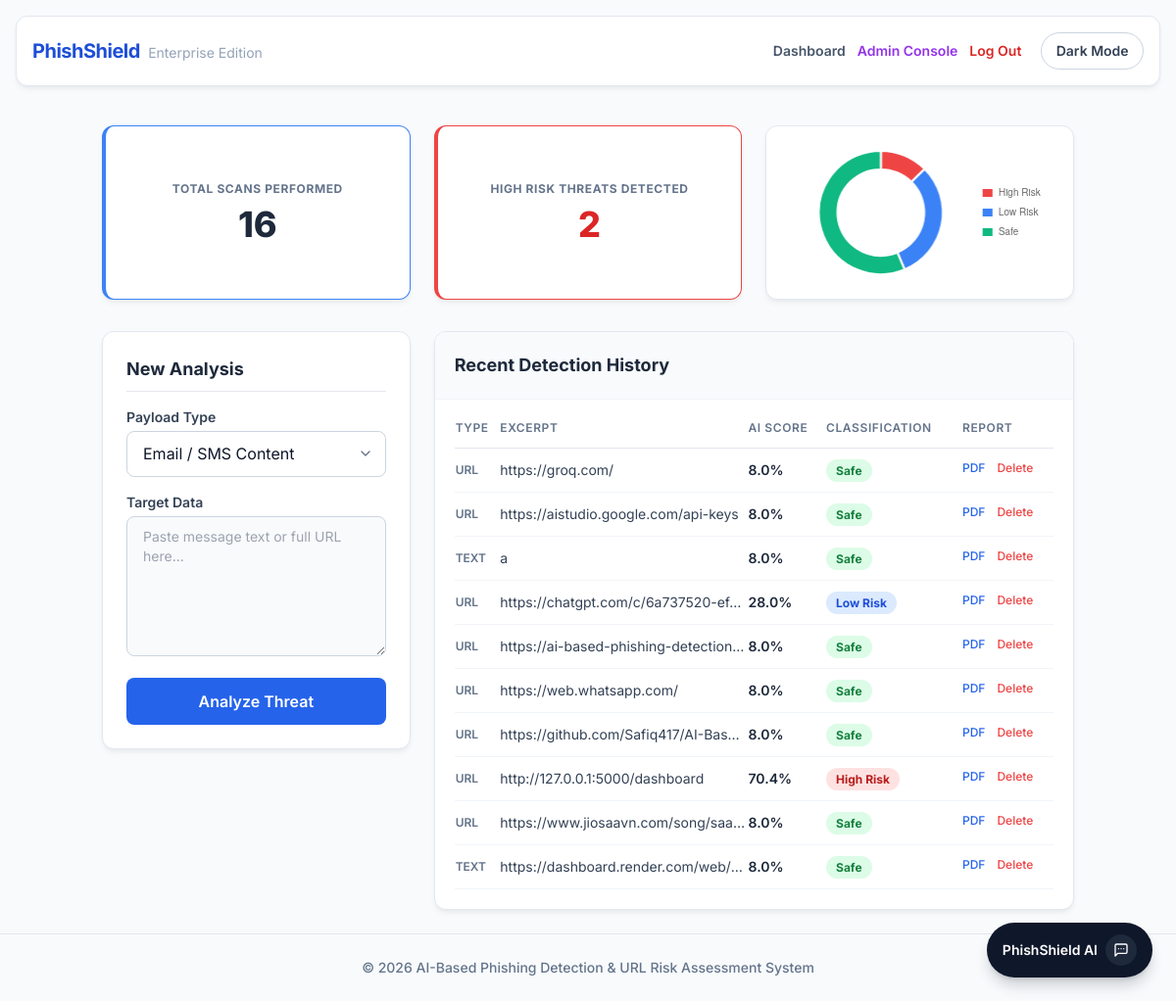
/dashboard (signed in), run on an earlier commit of the app's database.
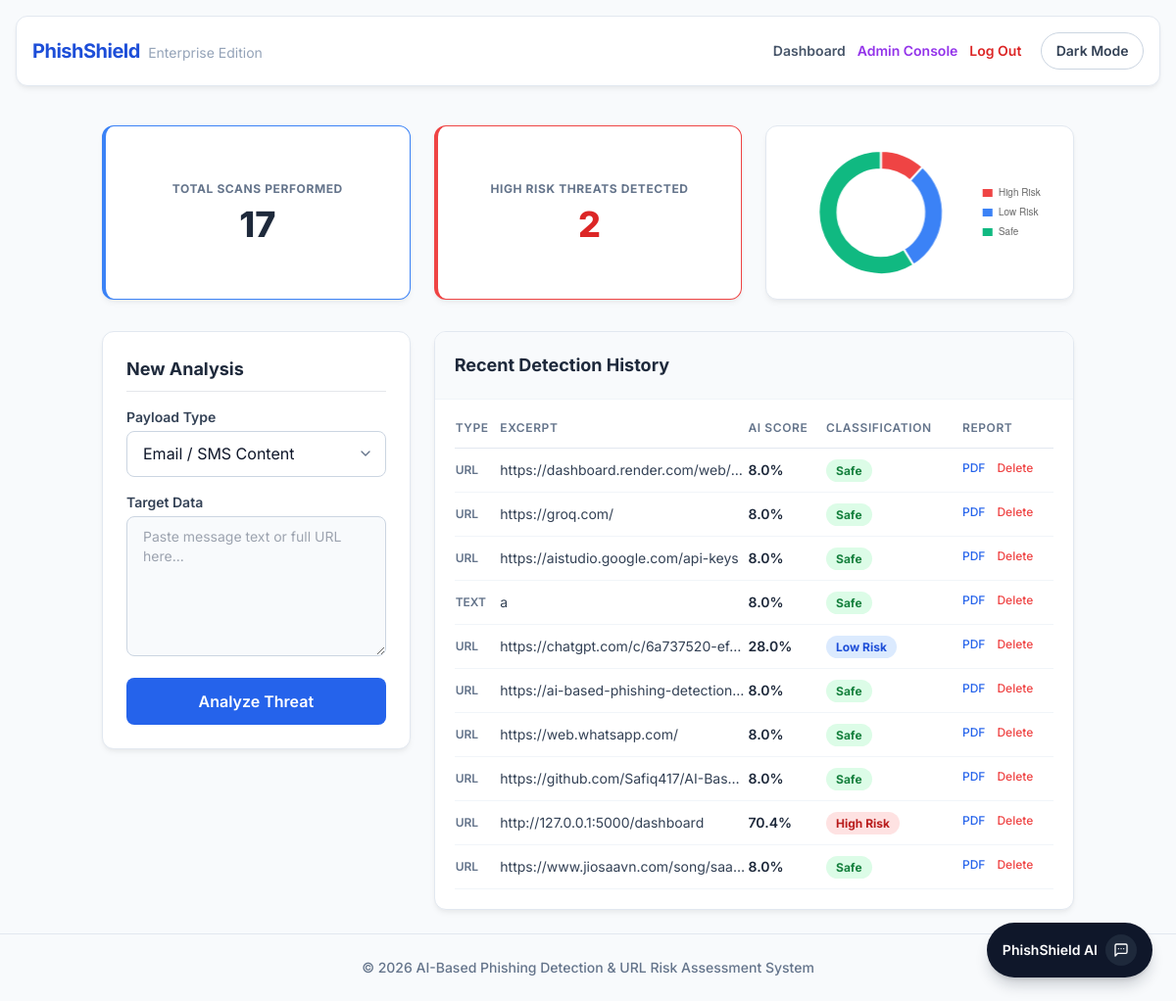
And on a later commit of the database.
### tables this page shows
CREATE TABLE history (
            id INTEGER PRIMARY KEY AUTOINCREMENT,
            user_id INTEGER,
            input_type TEXT,
            content TEXT,
            score REAL,
            risk_level TEXT,
            timestamp DATETIME DEFAULT CURRENT_TIMESTAMP,
            FOREIGN KEY(user_id) REFERENCES users(id)
        );

### app.py (the view, shortened to what this page needs)
@app.route('/dashboard', methods=['GET', 'POST'])
def dashboard():
    if 'user_id' not in session:
        return redirect(url_for('login'))
    conn = sqlite3.connect(DB_PATH)
    c = conn.cursor()
    c.execute("SELECT COUNT(*) FROM history WHERE user_id = ?", (session['user_id'],))
    total_scans = c.fetchone()[0]
    c.execute("SELECT COUNT(*) FROM history WHERE user_id = ? AND risk_level IN ('High Risk', 'Critical')", (session['user_id'],))
    total_threats = c.fetchone()[0]
    c.execute("SELECT * FROM history WHERE user_id = ? ORDER BY timestamp DESC LIMIT 10", (session['user_id'],))
    user_history = c.fetchall()
    c.execute("SELECT risk_level, COUNT(*) FROM history WHERE user_id = ? GROUP BY risk_level", (session['user_id'],))
    chart_data = dict(c.fetchall())
    conn.close()
    return render_template('dashboard.html', total_scans=total_scans, total_threats=total_threats, history=user_history, chart_data=chart_data)

### templates/dashboard.html (shortened to what the changed rows need)
{% extends 'layout.html' %}
{% block content %}
<div class="grid grid-cols-1 lg:grid-cols-3 gap-6 mb-8">
    <div class="card p-6 flex flex-col justify-center items-center border-l-4 border-blue-500">
        <span class="text-xs font-bold uppercase tracking-wider text-slate-500">Total Scans Performed</span>
        <span class="text-4xl font-extrabold text-slate-800 mt-2">{{ total_scans }}</span>
    </div>
    <div class="card p-6 flex justify-center items-center">
        <div class="w-full h-32 relative">
            <canvas id="riskDistributionChart"></canvas>
        </div>
    </div>
</div>
<div class="grid grid-cols-1 lg:grid-cols-3 gap-6">
    <div class="lg:col-span-2 card p-0 overflow-hidden">
        <div class="overflow-x-auto p-5">
            <table class="w-full text-left text-sm">
                <thead>
                    <tr class="text-slate-500 uppercase text-xs tracking-wider border-b border-slate-200">
                        <th class="pb-3 font-semibold">Type</th>
                        <th class="pb-3 font-semibold">Excerpt</th>
                        <th class="pb-3 font-semibold">AI Score</th>
                        <th class="pb-3 font-semibold">Classification</th>
                        <th class="pb-3 font-semibold">Report</th>
                    </tr>
                </thead>
                <tbody class="text-slate-700">
                    {% for row in history %}
                    <tr class="border-b border-slate-100 hover:bg-slate-50 transition">
                        <td class="py-3 uppercase font-semibold text-xs text-slate-500">{{ row[2] }}</td>
                        <td class="py-3 truncate max-w-[200px]" title="{{ row[3] }}">{{ row[3] }}</td>
                        <td class="py-3 font-semibold text-slate-800">{{ "%.1f"|format(row[4]) }}%</td>
                        <td class="py-3">
                            <span class="px-2.5 py-1 rounded-full text-xs font-bold
                            {% if row[5] == 'Safe' %} bg-green-100 text-green-700
                            {% elif row[5] == 'Low Risk' %} bg-blue-100 text-blue-700
                            {% elif row[5] == 'Medium Risk' %} bg-yellow-100 text-yellow-700
                            {% else %} bg-red-100 text-red-700 {% endif %}">
                                {{ row[5] }}
                            </span>
                        </td>
                        <td class="py-3 flex gap-3">
    <a href="{{ url_for('export_report', history_id=row[0]) }}" class="text-blue-600 font-medium hover:underline text-xs">PDF</a>
    <a href="{{ url_for('delete_history', id=row[0]) }}" class="text-red-500 font-medium hover:underline text-xs" onclick="return confirm('Delete this scan?')">Delete</a>
</td>
                    </tr>
                    {% endfor %}
                </tbody>
            </table>
        </div>
    </div>
</div>
{% endblock %}

What changed in the data, as far as the page shows it:
no longer on this page (row unchanged): history: input_type "TEXT", content "https://dashboard.render.com/web/…", score "8.0", risk_level "Safe"
added history: input_type "URL", content "https://dashboard.render.com/web/…", score "8.0", risk_level "Safe"
Also different on the page:
{{ total_scans }}: "16" → "17"
chart data {{ (chart_data or {})|tojson }}: {"High Risk": 2, "Low Risk": 5, "Safe": 9} → {"High Risk": 2, "Low Risk": 5, "Safe": 10}
